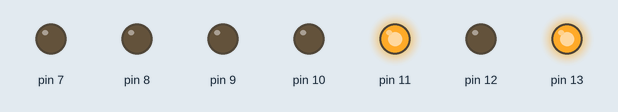
The sketch below on a simulated Arduino Uno, built with avr-gcc and run on an emulated ATmega328P. Shown: output pins drawn as LEDs (lit = HIGH).

Above: at 0.5 s.
At 1.5 s:
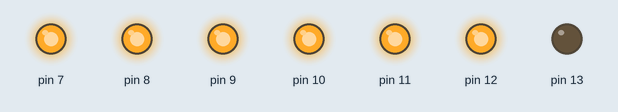
At 2.5 s:
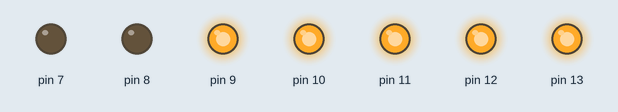
At 3.5 s:
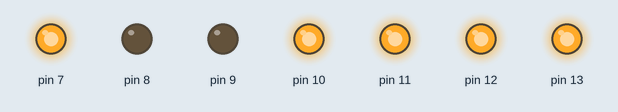
At 5.5 s:
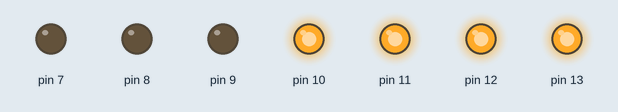
Timing chart, 0 to 6.9 s (numbered marks = the images above):
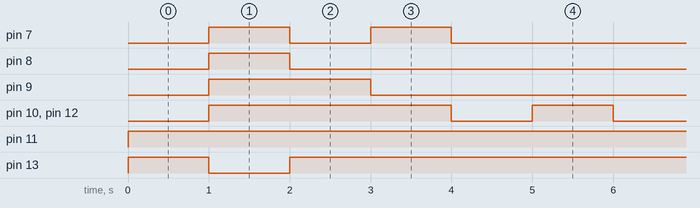

The sketch:

PROGRAMA_3.ino
```cpp
int pausa=1000;

void setup() {


  pinMode(7, OUTPUT);
  pinMode(8, OUTPUT);
  pinMode(9, OUTPUT);
  pinMode(10, OUTPUT);
  pinMode(11, OUTPUT);
  pinMode(12, OUTPUT);
  pinMode(13, OUTPUT);
}
void display (int a, int b, int c, int d, int e, int f, int g)
// Variables de funcions del display, le utilitzarem per un display ràpid al void loop
{
  digitalWrite (7,a);
  digitalWrite (8,b);
  digitalWrite (9,c);
  digitalWrite (10,d);
  digitalWrite (11,e);
  digitalWrite (12,f);
  digitalWrite (13,g);
}
void loop() {
  //Farem que hi posi el meu nom, lletra per lletra
  display (0,0,0,0,1,0,1); // per el R
  delay(pausa);
  display (1,1,1,1,1,1,0); //per el O
  delay(pausa);
  display (0,0,1,1,1,1,1); // per el B
  delay(pausa);
  display (1,0,0,1,1,1,1); // per el E
  delay(pausa);
  display (0,0,0,0,1,0,1); // per el R
  delay(pausa);
  display (0,0,0,1,1,1,1); //per el T
  delay(pausa);


  }
```

Measured:
- by itself, pin 7: repeats every 6.0 s: LOW 1.0 s, HIGH 1.0 s, LOW 3.0 s, HIGH 1.0 s
- by itself, pin 8: alternates HIGH for 1.0 s and LOW for 5.0 s
- by itself, pin 9: alternates HIGH for 2.0 s and LOW for 4.0 s
- by itself, pin 10, pin 12: repeats every 6.0 s: LOW 1.0 s, HIGH 1.0 s, LOW 1.0 s, HIGH 3.0 s
- by itself, pin 11: LOW → HIGH at 0.00 s
- by itself, pin 13: repeats every 6.0 s: LOW 1.0 s, HIGH 5.0 s
